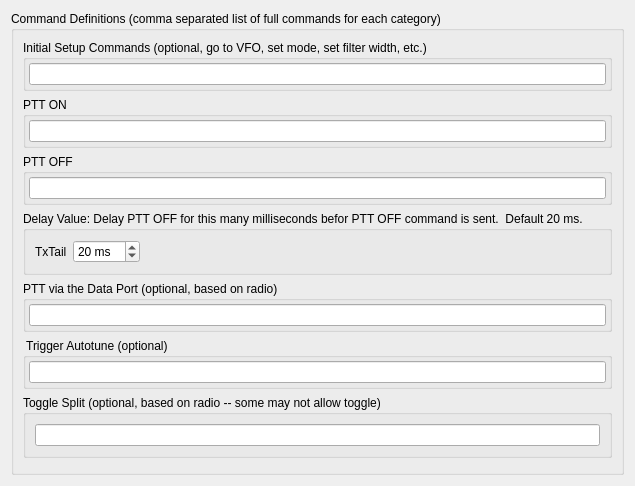
      <widget class="QWidget" name="commandsTab">
       <attribute name="title">
        <string>Setup/PTT</string>
       </attribute>
       <layout class="QVBoxLayout" name="verticalLayout_3">
        <item>
         <widget class="QGroupBox" name="groupBox_6">
          <property name="title">
           <string>Command Definitions (comma separated list of full commands for each category)</string>
          </property>
          <property name="checkable">
           <bool>false</bool>
          </property>
          <layout class="QVBoxLayout" name="verticalLayout_6">
           <item>
            <widget class="QGroupBox" name="setupGroupBox">
             <property name="title">
              <string>Initial Setup Commands (optional, go to VFO, set mode, set filter width, etc.)</string>
             </property>
             <property name="checkable">
              <bool>false</bool>
             </property>
             <property name="checked">
              <bool>false</bool>
             </property>
             <layout class="QHBoxLayout" name="horizontalLayout_6">
              <property name="leftMargin">
               <number>3</number>
              </property>
              <property name="topMargin">
               <number>3</number>
              </property>
              <property name="rightMargin">
               <number>3</number>
              </property>
              <property name="bottomMargin">
               <number>3</number>
              </property>
              <item>
               <widget class="QLineEdit" name="setupLineEdit"/>
              </item>
             </layout>
            </widget>
           </item>
           <item>
            <widget class="QGroupBox" name="groupBox_7">
             <property name="title">
              <string>PTT ON</string>
             </property>
             <layout class="QHBoxLayout" name="horizontalLayout_7">
              <property name="leftMargin">
               <number>3</number>
              </property>
              <property name="topMargin">
               <number>3</number>
              </property>
              <property name="rightMargin">
               <number>3</number>
              </property>
              <property name="bottomMargin">
               <number>3</number>
              </property>
              <item>
               <widget class="QLineEdit" name="pttOnLineEdit"/>
              </item>
             </layout>
            </widget>
           </item>
           <item>
            <widget class="QGroupBox" name="groupBox_8">
             <property name="title">
              <string>PTT OFF</string>
             </property>
             <layout class="QHBoxLayout" name="horizontalLayout_8">
              <property name="leftMargin">
               <number>3</number>
              </property>
              <property name="topMargin">
               <number>3</number>
              </property>
              <property name="rightMargin">
               <number>3</number>
              </property>
              <property name="bottomMargin">
               <number>3</number>
              </property>
              <item>
               <widget class="QLineEdit" name="pttOffLineEdit"/>
              </item>
             </layout>
            </widget>
           </item>
           <item>
            <widget class="QGroupBox" name="groupBox_17">
             <property name="title">
              <string>Delay Value: Delay PTT OFF for this many milliseconds befor PTT OFF command is sent.  Default 20 ms.</string>
             </property>
             <layout class="QHBoxLayout" name="horizontalLayout_17">
              <item>
               <widget class="QLabel" name="label_9">
                <property name="text">
                 <string>TxTail</string>
                </property>
               </widget>
              </item>
              <item>
               <widget class="QSpinBox" name="txTailSpinBox">
                <property name="suffix">
                 <string> ms</string>
                </property>
                <property name="maximum">
                 <number>500</number>
                </property>
                <property name="value">
                 <number>20</number>
                </property>
               </widget>
              </item>
              <item>
               <spacer name="horizontalSpacer_2">
                <property name="orientation">
                 <enum>Qt::Orientation::Horizontal</enum>
                </property>
                <property name="sizeHint" stdset="0">
                 <size>
                  <width>40</width>
                  <height>20</height>
                 </size>
                </property>
               </spacer>
              </item>
             </layout>
            </widget>
           </item>
           <item>
            <widget class="QGroupBox" name="pttDataGroupBox">
             <property name="title">
              <string>PTT via the Data Port (optional, based on radio)</string>
             </property>
             <property name="checkable">
              <bool>false</bool>
             </property>
             <property name="checked">
              <bool>false</bool>
             </property>
             <layout class="QHBoxLayout" name="horizontalLayout_9">
              <property name="leftMargin">
               <number>3</number>
              </property>
              <property name="topMargin">
               <number>3</number>
              </property>
              <property name="rightMargin">
               <number>3</number>
              </property>
              <property name="bottomMargin">
               <number>3</number>
              </property>
              <item>
               <widget class="QLineEdit" name="pttDataLineEdit"/>
              </item>
             </layout>
            </widget>
           </item>
           <item>
            <widget class="QGroupBox" name="groupBox_23">
             <property name="title">
              <string> Trigger Autotune (optional)</string>
             </property>
             <layout class="QHBoxLayout" name="horizontalLayout_21">
              <property name="leftMargin">
               <number>3</number>
              </property>
              <property name="topMargin">
               <number>3</number>
              </property>
              <property name="rightMargin">
               <number>3</number>
              </property>
              <property name="bottomMargin">
               <number>3</number>
              </property>
              <item>
               <widget class="QLineEdit" name="autoTuneLineEdit"/>
              </item>
             </layout>
            </widget>
           </item>
           <item>
            <widget class="QGroupBox" name="groupBox_2">
             <property name="title">
              <string>Toggle Split (optional, based on radio -- some may not allow toggle)</string>
             </property>
             <layout class="QHBoxLayout" name="horizontalLayout_2">
              <item>
               <widget class="QLineEdit" name="toggleSplitLineEdit"/>
              </item>
             </layout>
            </widget>
           </item>
           <item>
            <spacer name="verticalSpacer_2">
             <property name="orientation">
              <enum>Qt::Orientation::Vertical</enum>
             </property>
             <property name="sizeHint" stdset="0">
              <size>
               <width>20</width>
               <height>5</height>
              </size>
             </property>
            </spacer>
           </item>
          </layout>
         </widget>
        </item>
       </layout>
      </widget>
